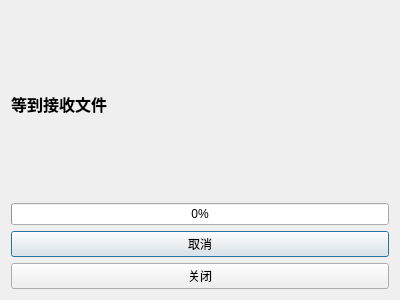
<?xml version="1.0" encoding="UTF-8"?>
<ui version="4.0">
 <class>TcpClient</class>
 <widget class="QDialog" name="TcpClient">
  <property name="geometry">
   <rect>
    <x>0</x>
    <y>0</y>
    <width>400</width>
    <height>300</height>
   </rect>
  </property>
  <property name="windowTitle">
   <string>Dialog</string>
  </property>
  <layout class="QVBoxLayout" name="verticalLayout">
   <item>
    <widget class="QLabel" name="tcpClientStatusLabel">
     <property name="font">
      <font>
       <family>Agency FB</family>
       <pointsize>12</pointsize>
       <weight>75</weight>
       <bold>true</bold>
      </font>
     </property>
     <property name="text">
      <string>等到接收文件</string>
     </property>
    </widget>
   </item>
   <item>
    <widget class="QProgressBar" name="progressBar">
     <property name="value">
      <number>0</number>
     </property>
    </widget>
   </item>
   <item>
    <widget class="QPushButton" name="tcpClientCancleBtn">
     <property name="text">
      <string>取消</string>
     </property>
    </widget>
   </item>
   <item>
    <widget class="QPushButton" name="tcpClientCloseBtn">
     <property name="text">
      <string>关闭</string>
     </property>
    </widget>
   </item>
  </layout>
 </widget>
 <resources/>
 <connections/>
</ui>
